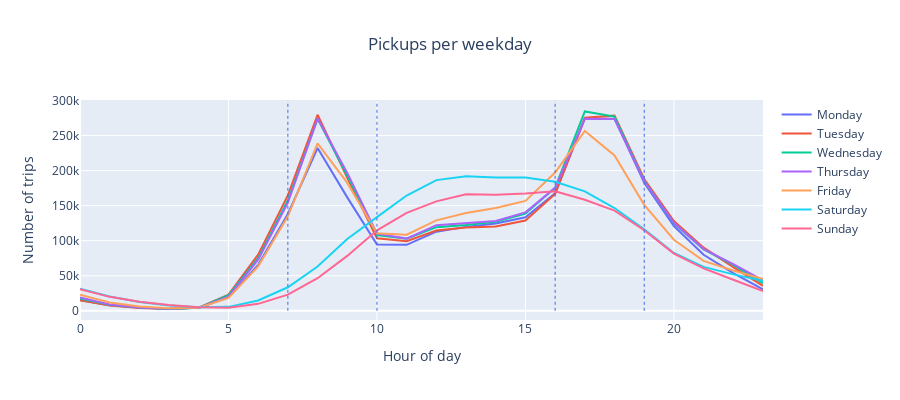

This figure's notebook cell:
### Code cell
# Plotting the pickups in hourly intervals for every day of the week
fig = go.Figure()
for i, weekday in enumerate(days):
    weekdata = pickups_and_dropoffs[pickups_and_dropoffs['weekday'] == i]
    grouped_data = weekdata.groupby(weekdata.index.hour).sum()[["pickups", "dropoffs"]]

    index = grouped_data.index
    pickups = grouped_data['pickups']
    fig.add_trace(go.Scatter(x=index, y=pickups, mode='lines', name=f'{weekday}'))

fig.update_layout(title='Pickups per weekday', xaxis_title='Hour of day', yaxis_title='Number of trips', title_x=0.5, width=900,  height=400)

for time in [7, 10, 16, 19]:
    fig.add_shape(type="line", x0=time, y0=0, x1=time, y1=300000, line=dict(color="RoyalBlue", width=1, dash="dot"))
fig.show()

### Figure 1 — Plotly figure (JSON) as saved in the notebook; plotly's stock layout.template omitted (floating-point values rounded to 4 significant figures)
{"data": [{"mode": "lines", "name": "Monday", "type": "scatter", "x": [0, 1, 2, 3, 4, 5, 6, 7, 8, 9, 10, 11, 12, 13, 14, 15, 16, 17, 18, 19, 20, 21, 22, 23], "y": [15010.0, 7910.0, 4701.0, 2983.0, 4313.0, 19290.0, 65520.0, 138100.0, 232200.0, 161800.0, 94490.0, 94080.0, 112900.0, 119700.0, 124400.0, 133500.0, 167700.0, 274100.0, 274100.0, 182700.0, 120900.0, 79990.0, 53800.0, 30480.0]}, {"mode": "lines", "name": "Tuesday", "type": "scatter", "x": [0, 1, 2, 3, 4, 5, 6, 7, 8, 9, 10, 11, 12, 13, 14, 15, 16, 17, 18, 19, 20, 21, 22, 23], "y": [15130.0, 7403.0, 3976.0, 2562.0, 4561.0, 22970.0, 80020.0, 164700.0, 279700.0, 189800.0, 103400.0, 99350.0, 114500.0, 118800.0, 120200.0, 128800.0, 166600.0, 275500.0, 278400.0, 188000.0, 128100.0, 90030.0, 62370.0, 35680.0]}, {"mode": "lines", "name": "Wednesday", "type": "scatter", "x": [0, 1, 2, 3, 4, 5, 6, 7, 8, 9, 10, 11, 12, 13, 14, 15, 16, 17, 18, 19, 20, 21, 22, 23], "y": [17660.0, 8437.0, 4556.0, 2689.0, 4452.0, 22170.0, 75160.0, 157200.0, 273800.0, 193100.0, 108200.0, 102800.0, 119300.0, 122500.0, 127000.0, 138800.0, 175600.0, 284400.0, 277100.0, 185300.0, 124700.0, 87610.0, 65500.0, 39590.0]}, {"mode": "lines", "name": "Thursday", "type": "scatter", "x": [0, 1, 2, 3, 4, 5, 6, 7, 8, 9, 10, 11, 12, 13, 14, 15, 16, 17, 18, 19, 20, 21, 22, 23], "y": [19070.0, 8917.0, 4575.0, 2871.0, 4391.0, 20240.0, 72970.0, 154200.0, 274200.0, 196700.0, 110100.0, 103000.0, 122100.0, 125200.0, 128000.0, 140400.0, 175500.0, 273800.0, 273500.0, 184800.0, 125600.0, 88060.0, 66430.0, 43410.0]}, {"mode": "lines", "name": "Friday", "type": "scatter", "x": [0, 1, 2, 3, 4, 5, 6, 7, 8, 9, 10, 11, 12, 13, 14, 15, 16, 17, 18, 19, 20, 21, 22, 23], "y": [22780.0, 11830.0, 6215.0, 3670.0, 4403.0, 18270.0, 63370.0, 134800.0, 238700.0, 182500.0, 110500.0, 108500.0, 129000.0, 139500.0, 146700.0, 156800.0, 197200.0, 256700.0, 221600.0, 151200.0, 101400.0, 71150.0, 57420.0, 45400.0]}, {"mode": "lines", "name": "Saturday", "type": "scatter", "x": [0, 1, 2, 3, 4, 5, 6, 7, 8, 9, 10, 11, 12, 13, 14, 15, 16, 17, 18, 19, 20, 21, 22, 23], "y": [31610.0, 20420.0, 12530.0, 7531.0, 5230.0, 5599.0, 14780.0, 33550.0, 63130.0, 102400.0, 133600.0, 164400.0, 186500.0, 192000.0, 190000.0, 190000.0, 184100.0, 170400.0, 146600.0, 116100.0, 82410.0, 62640.0, 51940.0, 42860.0]}, {"mode": "lines", "name": "Sunday", "type": "scatter", "x": [0, 1, 2, 3, 4, 5, 6, 7, 8, 9, 10, 11, 12, 13, 14, 15, 16, 17, 18, 19, 20, 21, 22, 23], "y": [30710.0, 19890.0, 12820.0, 8328.0, 5073.0, 4184.0, 9918.0, 23050.0, 46480.0, 78280.0, 114800.0, 139700.0, 156100.0, 166100.0, 165600.0, 167400.0, 170500.0, 158300.0, 142900.0, 114900.0, 81660.0, 60430.0, 44310.0, 28220.0]}], "layout": {"height": 400, "shapes": [{"line": {"color": "RoyalBlue", "dash": "dot", "width": 1}, "type": "line", "x0": 7, "x1": 7, "y0": 0, "y1": 300000}, {"line": {"color": "RoyalBlue", "dash": "dot", "width": 1}, "type": "line", "x0": 10, "x1": 10, "y0": 0, "y1": 300000}, {"line": {"color": "RoyalBlue", "dash": "dot", "width": 1}, "type": "line", "x0": 16, "x1": 16, "y0": 0, "y1": 300000}, {"line": {"color": "RoyalBlue", "dash": "dot", "width": 1}, "type": "line", "x0": 19, "x1": 19, "y0": 0, "y1": 300000}], "title": {"text": "Pickups per weekday", "x": 0.5}, "width": 900, "xaxis": {"title": {"text": "Hour of day"}}, "yaxis": {"title": {"text": "Number of trips"}}}}
